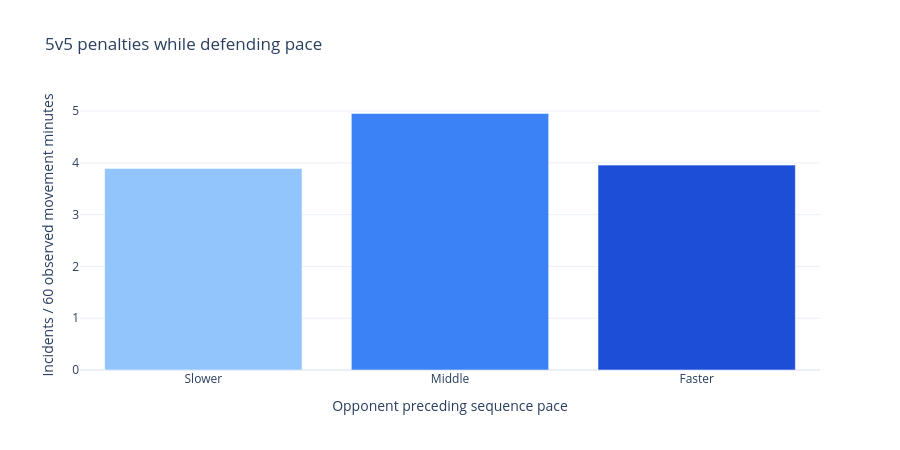

Write notebook code for a chart like this one.
### Markdown cell above
## 9.4. Compare penalty incidents with exposure

Show incidents per 60 minutes of observed opponent movement in slower/middle/faster bands, without uncertainty intervals. Include exposure minutes, incident count, and contributing games. A zero-exposure group has an undefined rate, not zero.

The predictor is available before each movement interval and before each penalty. This is a simple descriptive comparison, not a survival model. Differences in sequence age and manpower tagging remain possible explanations.

### Code cell
rate_summary = exposure.groupby("pace_band", observed=True).agg(
    movement_seconds=("modeled_elapsed_seconds", "sum"),
    movement_intervals=("end_event_id", "size"), games=("game_id", "nunique"),
)
rate_summary["incidents"] = penalty_incidents.groupby("pace_band", observed=True).size().reindex(rate_summary.index, fill_value=0)
rate_summary["exposure_minutes"] = rate_summary["movement_seconds"] / 60
rate_summary["incidents_per_60_movement_minutes"] = (
    rate_summary["incidents"] * 3600 / rate_summary["movement_seconds"].where(rate_summary["movement_seconds"].gt(0))
)
rate_summary = rate_summary.reset_index()
display(rate_summary.round(2))
rate_fig = px.bar(
    rate_summary, x="pace_band", y="incidents_per_60_movement_minutes", color="pace_band",
    category_orders={"pace_band": band_names},
    color_discrete_map={"Slower":"#93c5fd", "Middle":"#3b82f6", "Faster":"#1d4ed8"},
    hover_data=["incidents", "exposure_minutes", "games"],
    labels={"pace_band":"Opponent preceding sequence pace", "incidents_per_60_movement_minutes":"Incidents / 60 observed movement minutes"},
    title="5v5 penalties while defending pace",
)
rate_fig.update_layout(template="plotly_white", height=450, showlegend=False)
rate_fig.show()

### Figure 1 — Plotly figure (JSON) as saved in the notebook; plotly's stock layout.template omitted (floating-point values rounded to 4 significant figures)
{"data": [{"customdata": [[13.0, 200.4, 34.0]], "hovertemplate": "Opponent preceding sequence pace=%{x}<br>Incidents / 60 observed movement minutes=%{y}<br>incidents=%{customdata[0]}<br>exposure_minutes=%{customdata[1]}<br>games=%{customdata[2]}<extra></extra>", "legendgroup": "Slower", "marker": {"color": "#93c5fd", "pattern": {"shape": ""}}, "name": "Slower", "orientation": "v", "showlegend": true, "textposition": "auto", "type": "bar", "x": ["Slower"], "xaxis": "x", "y": [3.892], "yaxis": "y"}, {"customdata": [[20.0, 242.3, 34.0]], "hovertemplate": "Opponent preceding sequence pace=%{x}<br>Incidents / 60 observed movement minutes=%{y}<br>incidents=%{customdata[0]}<br>exposure_minutes=%{customdata[1]}<br>games=%{customdata[2]}<extra></extra>", "legendgroup": "Middle", "marker": {"color": "#3b82f6", "pattern": {"shape": ""}}, "name": "Middle", "orientation": "v", "showlegend": true, "textposition": "auto", "type": "bar", "x": ["Middle"], "xaxis": "x", "y": [4.953], "yaxis": "y"}, {"customdata": [[20.0, 303.3, 34.0]], "hovertemplate": "Opponent preceding sequence pace=%{x}<br>Incidents / 60 observed movement minutes=%{y}<br>incidents=%{customdata[0]}<br>exposure_minutes=%{customdata[1]}<br>games=%{customdata[2]}<extra></extra>", "legendgroup": "Faster", "marker": {"color": "#1d4ed8", "pattern": {"shape": ""}}, "name": "Faster", "orientation": "v", "showlegend": true, "textposition": "auto", "type": "bar", "x": ["Faster"], "xaxis": "x", "y": [3.957], "yaxis": "y"}], "layout": {"barmode": "relative", "height": 450, "legend": {"title": {"text": "Opponent preceding sequence pace"}, "tracegroupgap": 0}, "showlegend": false, "title": {"text": "5v5 penalties while defending pace"}, "xaxis": {"anchor": "y", "categoryarray": ["Slower", "Middle", "Faster"], "categoryorder": "array", "domain": [0, 1], "title": {"text": "Opponent preceding sequence pace"}}, "yaxis": {"anchor": "x", "domain": [0, 1], "title": {"text": "Incidents / 60 observed movement minutes"}}}}
